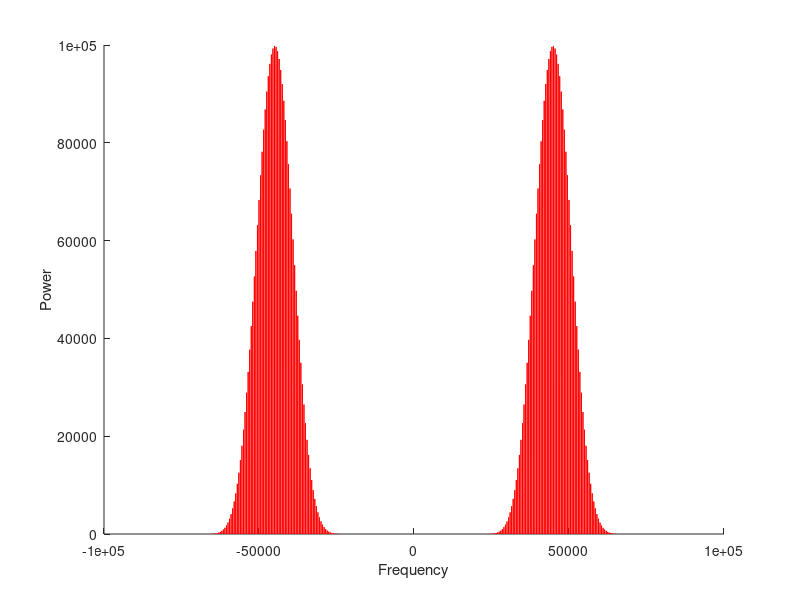

Write the MATLAB code that produced this figure.
clear

fs = 200000;                                % sample frequency (Hz)
timeLength = 2 ; % 5 second time span

%% generate origional X
t = 0:1/fs:timeLength-1/fs ;                      % 10 second span time vector
x =  0*t;
n = length(x);
for feq = 1000 : 500 : fs/2-100 % caution: don't exceed fs/2
    x =  x  + sin(2*pi*feq*t);
end 
  
ftX = fft(x);
ftX0 = fftshift(ftX);         % shift y values
ftX0 = abs(ftX0).^2/ n ;    % 0-centered power

f0 = (-n/2:n/2-1)*(fs/n); % 0-centered frequency range


figure(1)
xlabel('Frequency')
ylabel('Power')
% plot(f0,ftX0,'b')

% output this to file
xv = vec2mat(x,1);
tv =vec2mat(t,1);
csvwrite("output.csv",[tv xv]);

%% fir Fitler X

firOrder = 20 ;
highFeq = 50000 ;
lowFeq = 40000;
b = fir1(firOrder,[ (lowFeq/(fs/2)) , (highFeq/(fs/2)) ]);
b2String = sprintf('%f,' , b);
b2String = b2String(1:end-1); % strip final comma
disp("string for b is :");
disp(b2String);

firX = x*0; % zeros can't be used (too big) and just leave the first few blank

n = length(x);

for ii = length(b):length(x)
    localY = 0;
    for jj = 0:length(b)-1
%         disp("inside")
%         disp(ii);
%         disp(jj);
        localY = localY + b(jj+1)*x(ii-jj);
    end
    firX(ii)=localY;
end

ftFirX = fft(firX);
ftFirX0 = fftshift(ftFirX);         % shift y values
ftFirX0 = abs(ftFirX0).^2/n;    % 0-centered power

f0 = (-n/2:n/2-1)*(fs/n); % 0-centered frequency range
figure(1)
hold on 
plot(f0,ftFirX0,'r')
hold off




% feqLow = 20000; 
% feqHigh = 30000;
% orderN =48;
% b = fir1(orderN,[feqLow*2*pi  feqHigh*2*pi]);
% freqz(b,1,512)
